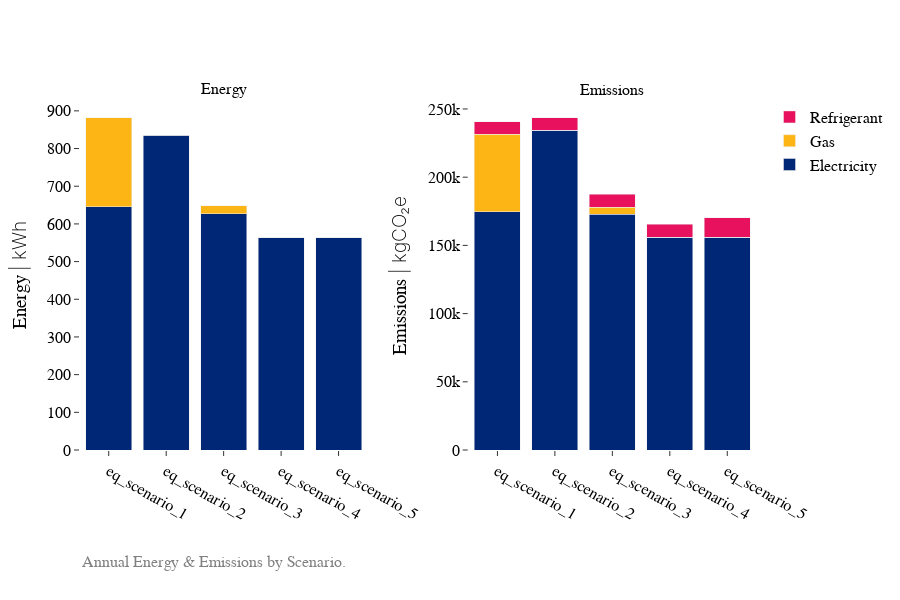

The cell this chart's notebook holds for it:
### Code cell
from src.visuals import plot_energy_and_emissions

df = source_energy.copy()

equipment_scenarios = ["eq_scenario_1", "eq_scenario_2", "eq_scenario_3", "eq_scenario_4", "eq_scenario_5"]
emission_scenarios = ["new_007"]

plot_energy_and_emissions(df, equipment_scenarios, emission_scenarios, unit_mode="SI")

### Figure 1 — Plotly figure (JSON) as saved in the notebook; plotly's stock layout.template omitted (floating-point values rounded to 4 significant figures)
{"data": [{"hovertemplate": "Scenario: eq_scenario_1<br>Electricity: 646 kWh<extra></extra>", "marker": {"color": "#002676", "opacity": 1}, "name": "Electricity", "showlegend": false, "type": "bar", "x": ["eq_scenario_1"], "xaxis": "x", "y": [645.6], "yaxis": "y"}, {"hovertemplate": "Scenario: eq_scenario_1<br>Gas: 237 kWh<extra></extra>", "marker": {"color": "#FDB515", "opacity": 1}, "name": "Gas", "showlegend": false, "type": "bar", "x": ["eq_scenario_1"], "xaxis": "x", "y": [236.8], "yaxis": "y"}, {"hovertemplate": "Scenario: eq_scenario_2<br>Electricity: 835 kWh<extra></extra>", "marker": {"color": "#002676", "opacity": 1}, "name": "Electricity", "showlegend": false, "type": "bar", "x": ["eq_scenario_2"], "xaxis": "x", "y": [835.0], "yaxis": "y"}, {"hovertemplate": "Scenario: eq_scenario_2<br>Gas: 0 kWh<extra></extra>", "marker": {"color": "#FDB515", "opacity": 1}, "name": "Gas", "showlegend": false, "type": "bar", "x": ["eq_scenario_2"], "xaxis": "x", "y": [0], "yaxis": "y"}, {"hovertemplate": "Scenario: eq_scenario_3<br>Electricity: 626 kWh<extra></extra>", "marker": {"color": "#002676", "opacity": 1}, "name": "Electricity", "showlegend": false, "type": "bar", "x": ["eq_scenario_3"], "xaxis": "x", "y": [626.3], "yaxis": "y"}, {"hovertemplate": "Scenario: eq_scenario_3<br>Gas: 21 kWh<extra></extra>", "marker": {"color": "#FDB515", "opacity": 1}, "name": "Gas", "showlegend": false, "type": "bar", "x": ["eq_scenario_3"], "xaxis": "x", "y": [21.49], "yaxis": "y"}, {"hovertemplate": "Scenario: eq_scenario_4<br>Electricity: 563 kWh<extra></extra>", "marker": {"color": "#002676", "opacity": 1}, "name": "Electricity", "showlegend": false, "type": "bar", "x": ["eq_scenario_4"], "xaxis": "x", "y": [562.7], "yaxis": "y"}, {"hovertemplate": "Scenario: eq_scenario_4<br>Gas: 0 kWh<extra></extra>", "marker": {"color": "#FDB515", "opacity": 1}, "name": "Gas", "showlegend": false, "type": "bar", "x": ["eq_scenario_4"], "xaxis": "x", "y": [0], "yaxis": "y"}, {"hovertemplate": "Scenario: eq_scenario_5<br>Electricity: 563 kWh<extra></extra>", "marker": {"color": "#002676", "opacity": 1}, "name": "Electricity", "showlegend": false, "type": "bar", "x": ["eq_scenario_5"], "xaxis": "x", "y": [562.7], "yaxis": "y"}, {"hovertemplate": "Scenario: eq_scenario_5<br>Gas: 0 kWh<extra></extra>", "marker": {"color": "#FDB515", "opacity": 1}, "name": "Gas", "showlegend": false, "type": "bar", "x": ["eq_scenario_5"], "xaxis": "x", "y": [0], "yaxis": "y"}, {"hovertemplate": "Scenario: eq_scenario_1<br>Electricity: 174700.5 kgCO₂<extra></extra>", "marker": {"color": "#002676", "opacity": 1}, "name": "Electricity", "showlegend": true, "type": "bar", "x": ["eq_scenario_1"], "xaxis": "x2", "y": [174700.0], "yaxis": "y2"}, {"hovertemplate": "Scenario: eq_scenario_1<br>Gas: 56635.4 kgCO₂<extra></extra>", "marker": {"color": "#FDB515", "opacity": 1}, "name": "Gas", "showlegend": true, "type": "bar", "x": ["eq_scenario_1"], "xaxis": "x2", "y": [56640.0], "yaxis": "y2"}, {"hovertemplate": "Scenario: eq_scenario_1<br>Refrigerant: 9469.6 kgCO₂<extra></extra>", "marker": {"color": "#E7115E", "opacity": 1}, "name": "Refrigerant", "showlegend": true, "type": "bar", "x": ["eq_scenario_1"], "xaxis": "x2", "y": [9470.0], "yaxis": "y2"}, {"hovertemplate": "Scenario: eq_scenario_2<br>Electricity: 234287.2 kgCO₂<extra></extra>", "marker": {"color": "#002676", "opacity": 1}, "name": "Electricity", "showlegend": false, "type": "bar", "x": ["eq_scenario_2"], "xaxis": "x2", "y": [234300.0], "yaxis": "y2"}, {"hovertemplate": "Scenario: eq_scenario_2<br>Gas: 0.0 kgCO₂<extra></extra>", "marker": {"color": "#FDB515", "opacity": 1}, "name": "Gas", "showlegend": false, "type": "bar", "x": ["eq_scenario_2"], "xaxis": "x2", "y": [0], "yaxis": "y2"}, {"hovertemplate": "Scenario: eq_scenario_2<br>Refrigerant: 9469.6 kgCO₂<extra></extra>", "marker": {"color": "#E7115E", "opacity": 1}, "name": "Refrigerant", "showlegend": false, "type": "bar", "x": ["eq_scenario_2"], "xaxis": "x2", "y": [9470.0], "yaxis": "y2"}, {"hovertemplate": "Scenario: eq_scenario_3<br>Electricity: 172916.2 kgCO₂<extra></extra>", "marker": {"color": "#002676", "opacity": 1}, "name": "Electricity", "showlegend": false, "type": "bar", "x": ["eq_scenario_3"], "xaxis": "x2", "y": [172900.0], "yaxis": "y2"}, {"hovertemplate": "Scenario: eq_scenario_3<br>Gas: 5140.5 kgCO₂<extra></extra>", "marker": {"color": "#FDB515", "opacity": 1}, "name": "Gas", "showlegend": false, "type": "bar", "x": ["eq_scenario_3"], "xaxis": "x2", "y": [5140.0], "yaxis": "y2"}, {"hovertemplate": "Scenario: eq_scenario_3<br>Refrigerant: 9473.9 kgCO₂<extra></extra>", "marker": {"color": "#E7115E", "opacity": 1}, "name": "Refrigerant", "showlegend": false, "type": "bar", "x": ["eq_scenario_3"], "xaxis": "x2", "y": [9474.0], "yaxis": "y2"}, {"hovertemplate": "Scenario: eq_scenario_4<br>Electricity: 156041.6 kgCO₂<extra></extra>", "marker": {"color": "#002676", "opacity": 1}, "name": "Electricity", "showlegend": false, "type": "bar", "x": ["eq_scenario_4"], "xaxis": "x2", "y": [156000.0], "yaxis": "y2"}, {"hovertemplate": "Scenario: eq_scenario_4<br>Gas: 0.0 kgCO₂<extra></extra>", "marker": {"color": "#FDB515", "opacity": 1}, "name": "Gas", "showlegend": false, "type": "bar", "x": ["eq_scenario_4"], "xaxis": "x2", "y": [0], "yaxis": "y2"}, {"hovertemplate": "Scenario: eq_scenario_4<br>Refrigerant: 9478.3 kgCO₂<extra></extra>", "marker": {"color": "#E7115E", "opacity": 1}, "name": "Refrigerant", "showlegend": false, "type": "bar", "x": ["eq_scenario_4"], "xaxis": "x2", "y": [9478.0], "yaxis": "y2"}, {"hovertemplate": "Scenario: eq_scenario_5<br>Electricity: 156041.6 kgCO₂<extra></extra>", "marker": {"color": "#002676", "opacity": 1}, "name": "Electricity", "showlegend": false, "type": "bar", "x": ["eq_scenario_5"], "xaxis": "x2", "y": [156000.0], "yaxis": "y2"}, {"hovertemplate": "Scenario: eq_scenario_5<br>Gas: 0.0 kgCO₂<extra></extra>", "marker": {"color": "#FDB515", "opacity": 1}, "name": "Gas", "showlegend": false, "type": "bar", "x": ["eq_scenario_5"], "xaxis": "x2", "y": [0], "yaxis": "y2"}, {"hovertemplate": "Scenario: eq_scenario_5<br>Refrigerant: 14138.6 kgCO₂<extra></extra>", "marker": {"color": "#E7115E", "opacity": 1}, "name": "Refrigerant", "showlegend": false, "type": "bar", "x": ["eq_scenario_5"], "xaxis": "x2", "y": [14140.0], "yaxis": "y2"}], "layout": {"annotations": [{"font": {"size": 16}, "showarrow": false, "text": "Energy", "x": 0.2125, "xanchor": "center", "xref": "paper", "y": 1, "yanchor": "bottom", "yref": "paper"}, {"font": {"size": 16}, "showarrow": false, "text": "Emissions", "x": 0.7875, "xanchor": "center", "xref": "paper", "y": 1, "yanchor": "bottom", "yref": "paper"}, {"align": "center", "font": {"color": "gray", "size": 16}, "showarrow": false, "text": "Annual Energy & Emissions by Scenario.", "x": 0, "xref": "paper", "y": -0.35, "yref": "paper"}], "barmode": "stack", "font": {"size": 16}, "height": 600, "margin": {"b": 150}, "title": {"font": {"size": 14}}, "xaxis": {"anchor": "y", "domain": [0, 0.425]}, "xaxis2": {"anchor": "y2", "domain": [0.575, 1]}, "yaxis": {"anchor": "x", "domain": [0, 1], "title": {"text": "Energy <span style=\"font-weight:200\">| kWh</span>"}}, "yaxis2": {"anchor": "x2", "domain": [0, 1], "title": {"text": "Emissions <span style=\"font-weight:200\">| kgCO₂e</span>"}}}}
